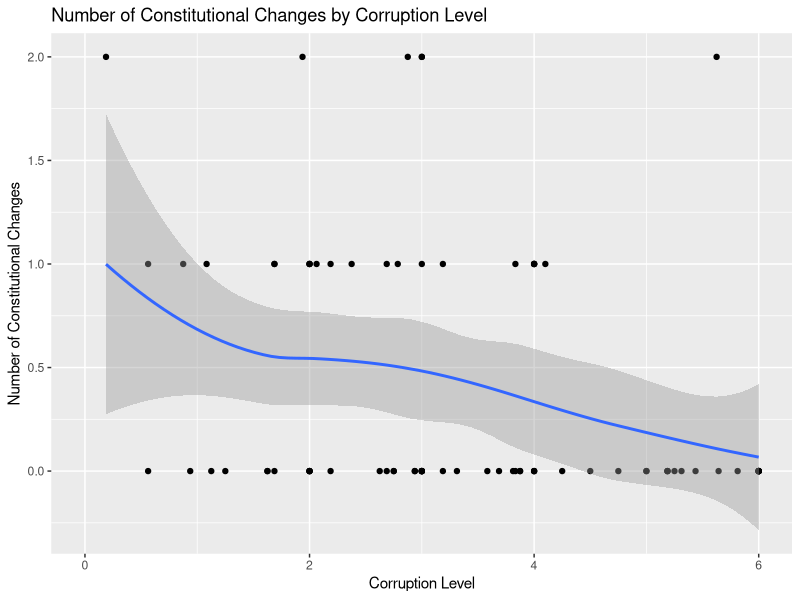

Write R code to recreate this figure.
## ---- chunk 1
library(tidyverse)
## ---- chunk 2
violence <- read_csv("data(final project gov 50)/Violence/violence.csv")

violence |>
  mutate(constch_overall = constchg60 + constchg70 + constchg80) |>
ggplot(violence, mapping = aes(x = corrupti, y = constch_overall)) + geom_point() + geom_smooth() + labs (title = "Number of Constitutional Changes by Corruption Level", y = "Number of Constitutional Changes", x = "Corruption Level") 

